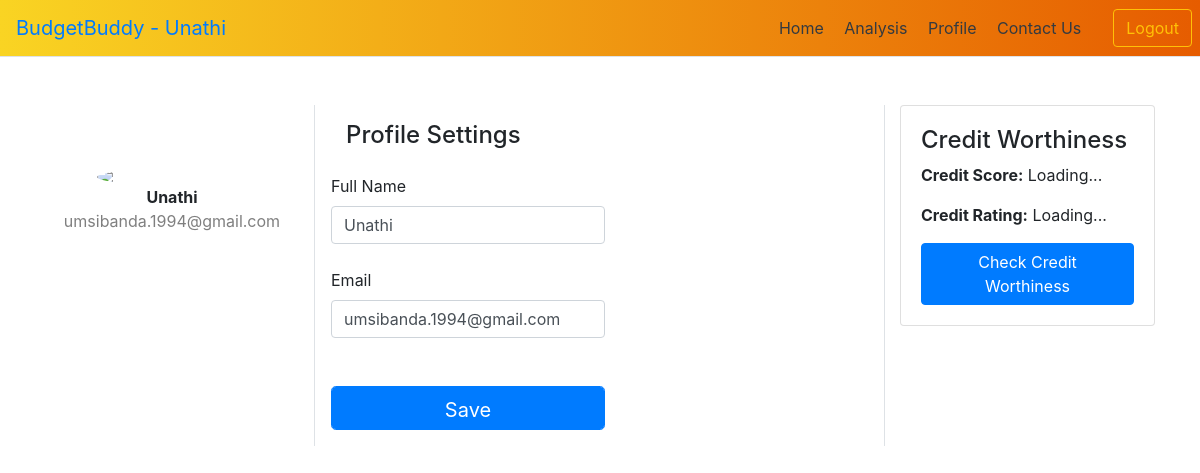
/profile (signed in), run on the app's committed database.
### tables this page shows
CREATE TABLE user_login (user_id INTEGER PRIMARY KEY AUTOINCREMENT, username VARCHAR(30) NOT NULL, 
        email VARCHAR(30) NOT NULL UNIQUE, password VARCHAR(20) NOT NULL);

### main.py (the view)
@app.route('/profile')
def profile():
    if 'user_id' in session:  # if logged-in
        query = """select * from user_login where user_id = {} """.format(session['user_id'])
        userdata = support.execute_query('search', query)
        return render_template('profile.html', user_name=userdata[0][1], email=userdata[0][2])
    else:  # if not logged-in
        return redirect('/')

### support.py (called while the page is built)
def connect_db():
    conn = sqlite3.connect("expense.db")
    cur = conn.cursor()
    cur.execute(
        '''CREATE TABLE IF NOT EXISTS user_login (user_id INTEGER PRIMARY KEY AUTOINCREMENT, username VARCHAR(30) NOT NULL,
        email VARCHAR(30) NOT NULL UNIQUE, password VARCHAR(20) NOT NULL)''')
    cur.execute(
        '''CREATE TABLE IF NOT EXISTS user_expenses (id INTEGER PRIMARY KEY AUTOINCREMENT, user_id INTEGER NOT NULL, pdate DATE NOT
        NULL, expense VARCHAR(10) NOT NULL, amount INTEGER NOT NULL, pdescription VARCHAR(50), FOREIGN KEY (user_id)
        REFERENCES user_login(user_id))''')
    conn.commit()
    return conn, cur

def execute_query(operation=None, query=None):
    connection, cursor = connect_db()
    if operation == 'search':
        cursor.execute(query)
        data = cursor.fetchall()
        cursor.close()
        return data
    elif operation == 'insert':
        cursor.execute(query)
        connection.commit()
        cursor.close()
        connection.close()
        return None

### templates/profile.html (shortened to what this page needs)
<!DOCTYPE html>
<html lang="en">
    <head>
        <link rel="stylesheet" type="text/css" href="{{ url_for('static',filename='css/style.css') }}">
        <link rel="stylesheet" href="https://cdn.jsdelivr.net/npm/bootstrap@4.3.1/dist/css/bootstrap.min.css">
    </head>
    <body>
     <div class="bg-nav d-flex flex-column flex-md-row align-items-center pb-0 mb-0 border-bottom">
      <h5 class="m-3 mr-md-auto font-weight-normal"><a href="/" style="text-decoration : none">BudgetBuddy - {{ user_name }}</a></h5>
      <nav class="m-2 my-md-0 mr-md-3">
        <a class="py-2 m-2 text-dark" href="/home">Home</a>
        <a class="py-2 m-2 text-dark" href="/analysis">Analysis</a>
        <a class="py-2 m-2 text-dark" href="/profile">Profile</a>
        <a class="py-2 m-2 text-dark" href="/contact">Contact Us</a>
      </nav>
         <a class="btn m-2 btn-outline-warning" href="/logout">Logout</a>
    </div>
     <div class="container rounded bg-white mt-5 mb-5">
        <div class="row">
            <div class="col-md-3 border-right">
                <div class="d-flex flex-column align-items-center text-center p-3 py-3">
                    <img class="rounded-circle mt-5" width="150px" src="https://st3.depositphotos.com/15648834/17930/v/600/depositphotos_179308454-stock-illustration-unknown-person-silhouette-glasses-profile.jpg">
                    <span class="font-weight-bold">{{ user_name }}</span>
                    <span class="text-black-50">{{ email }}</span>
                </div>
            </div>
            <div class="col-md-6 border-right">
                <div class="p-3 p-2">
                    <div class="d-flex justify-content-between align-items-center mb-3">
                        <h4 class="text-right">Profile Settings</h4>
                    </div>
                    <div class="row mt-3">
                        <form class="form" method="post" action="/updateprofile">
                            <label>Full Name</label><br>
                            <input type="text" class="form-control" name="name" value="{{ user_name }}" required><br>
                            <label>Email</label><br>
                            <input type="email" class="form-control" name="email" value="{{ email }}" required><br><br>
                            <input type="submit" class="form-control btn btn-primary btn-block btn-lg" value="Save">
                        </form>
                    </div>
                </div>
            </div>
            <div class="col-md-3">
                <div class="card">
                    <div class="card-body">
                        <h4>Credit Worthiness</h4>
                        <p><strong>Credit Score:</strong> <span id="credit-score">Loading...</span></p>
                        <p><strong>Credit Rating:</strong> <span id="credit-rating">Loading...</span></p>
                        <button class="btn btn-primary" onclick="checkCreditWorthiness()">Check Credit Worthiness</button>
                    </div>
                </div>
            </div>
        </div>
    </div>
   </body>
</html>

### static/css/style.css (style rules this page uses)
.bg-nav { background: #e65c00; background: -webkit-linear-gradient(to right, #F9D423, #e65c00); background: linear-gradient(to right, #F9D423, #e65c00); }
* { margin: 0; padding: 0; scroll-behavior: smooth; box-sizing: border-box; }
body { overflow-x: hidden; font-family: "Poppins", sans-serif; font-size: 16px; background-image: url('../images/budgetbuddy_logo_bg.png'); background-size: contain; background-position: center; background-repeat: no-repeat; background-attachment: fixed; background-color: #f8f9fa; }
input { overflow: hidden; }

### data on the page
user_login: username "Unathi", email "umsibanda.1994@gmail.com", name "Unathi"
